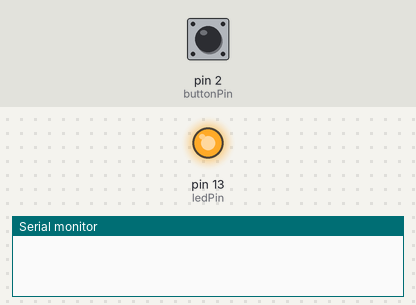
Recording of a sketch running on a simulated Arduino Uno, built with avr-gcc and run on an emulated ATmega328P. On the bench: output pins drawn as LEDs (lit = HIGH), the last lines printed to the serial monitor. The test bench sets the inputs (shaded band); at power-on: pin 2 (buttonPin) LOW.

Above: at 1.2 s.
1.3 s: pin 2 (buttonPin) pulled HIGH for 0.15 s
At 2.2 s:
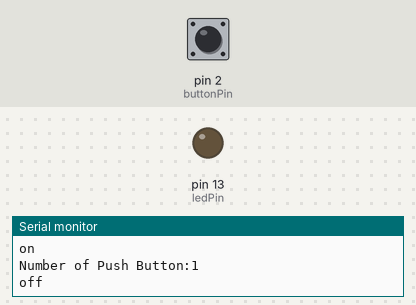
Timing chart, 0 to 4.3 s (numbered marks = the images above; inputs shaded):
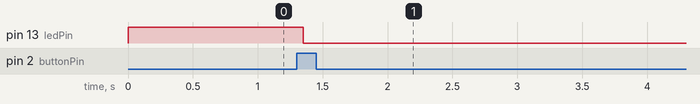

The sketch:

4_state_change_detection.ino
```cpp
// C++ code
//
const int buttonPin = 2;
const int ledPin = 13;

int buttonPushCounter = 0;
int buttonState = 0;
int lastButtonState = 0;

void setup()
{
  pinMode(ledPin,OUTPUT);
  pinMode(buttonPin, INPUT);
  Serial.begin(9600);
}

void loop()
{
  buttonState = digitalRead(buttonPin);

  if(buttonState!=lastButtonState){
    if(buttonState == HIGH){
      buttonPushCounter++;
      Serial.println("on");
      Serial.print("Number of Push Button:");
      Serial.println(buttonPushCounter);
    }else{
      Serial.println("off");
    }
    delay(50);
  }

  lastButtonState = buttonState;

  if(buttonPushCounter%4==0){
    digitalWrite(ledPin,HIGH);
  }else{
    digitalWrite(ledPin,LOW);
  }
}
```

Measured:
- after the input at 1.3 s, pin 13 (ledPin): HIGH → LOW after 0.05 s
